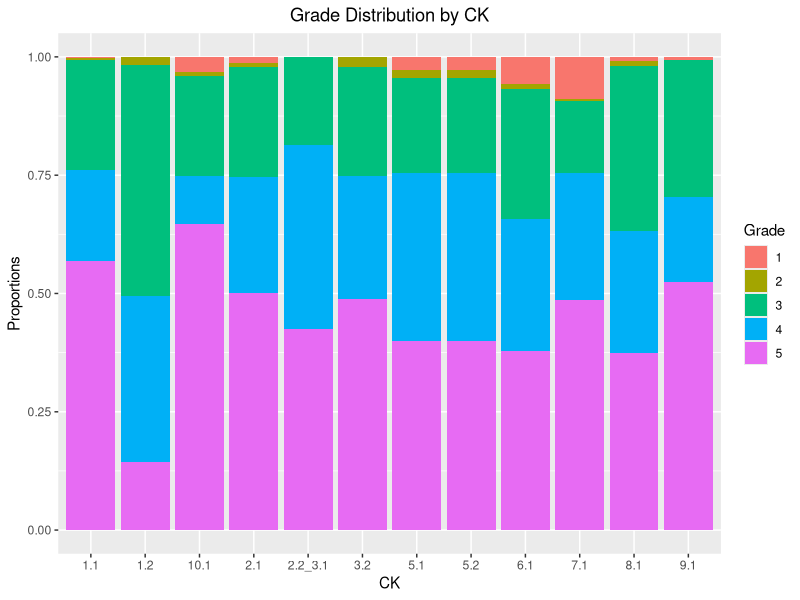
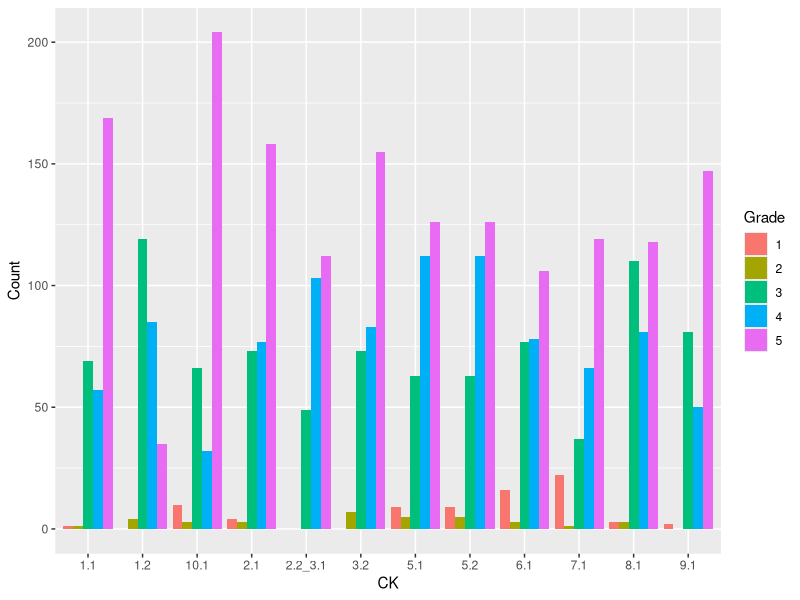
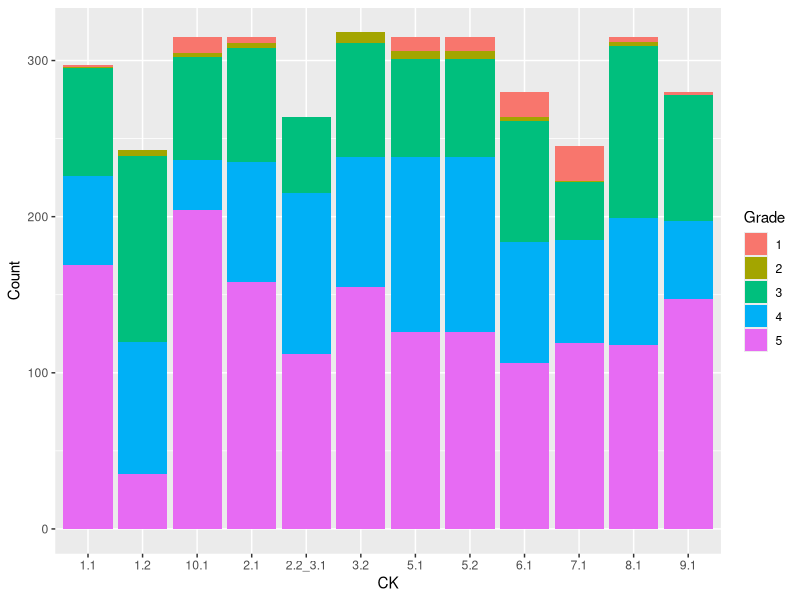

Write the R code that produced these figures, in order.
## ---- chunk 1
knitr::opts_chunk$set(echo = TRUE)
## ---- chunk 2
setwd("~/Documents/FROST-SUMMER-2022/Winter2021")

library(tidyverse)
library(readxl)  
CK_Grade_Count <- read_excel("FROST Grading CK Summary (Winter 2021).xlsx")
CK_Grade_Count$CK <- as.factor(CK_Grade_Count$CK)
CK_Grade_Count$Grade <- as.factor(CK_Grade_Count$Grade)
## ---- chunk 3
CK_Grade_Count %>%
  ggplot(mapping = aes(x = CK, y = Count, fill = Grade)) +
  geom_col(position = "fill") +
  ylab("Proportions") +
  labs(title = "Grade Distribution by CK") +
  theme(plot.title=element_text(hjust=0.5))
## ---- chunk 4
CK_Grade_Count %>%
  ggplot(aes(fill = Grade, y = Count, x = CK)) + 
  geom_bar(position = "dodge", stat = "identity")
## ---- chunk 5
CK_Grade_Count %>%
  ggplot(aes(fill = Grade, y = Count, x = CK)) + 
  geom_bar(position = "stack", stat = "identity")
